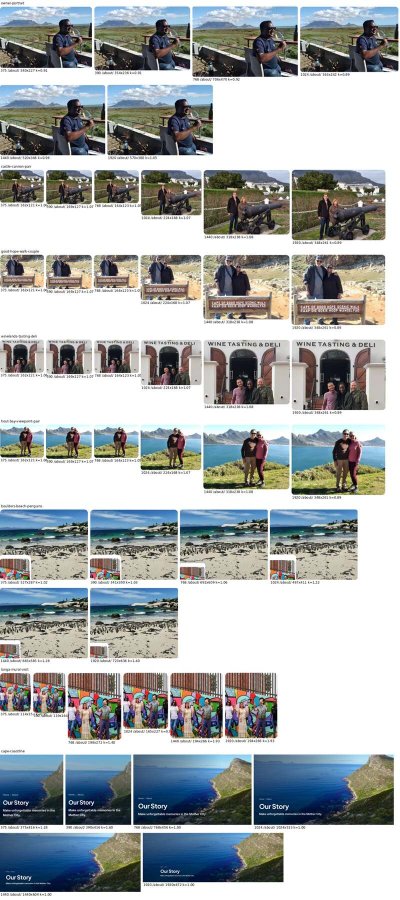
#> input picture audit/critic/about-strips.jpg, 799 x 1800 px (shown at 1/2 size); its folder holds 2 pictures in this run
$ python sift.py ../../audit/critic 5
#> lines starting #> are read from the running program, lines starting #| are printed output that depends on the picture
"""sift.py <dir> [min_inliers] : the same photograph however it is cropped, scaled, recompressed or re-toned. SIFT
keypoints on each image (longest side 800 px), Lowe's ratio test, then a RANSAC homography: a pair is flagged when at
least min_inliers (default 25) matches agree on one geometric transform. A crop or resize of one photograph fits with
hundreds of inliers; two different photographs of the same place fit with few or none, unless the scene is the same
flat object (a sign, a mural) or a burst. Every flagged pair is then looked at by eye. Data only."""
import sys, os, itertools
import numpy as np
import cv2
d = sys.argv[1]
MIN = int(sys.argv[2]) if len(sys.argv) > 2 else 25
sift = cv2.SIFT_create(nfeatures=1500)
F = {}
for f in sorted(os.listdir(d)):
    im = cv2.imread(os.path.join(d, f), cv2.IMREAD_GRAYSCALE)
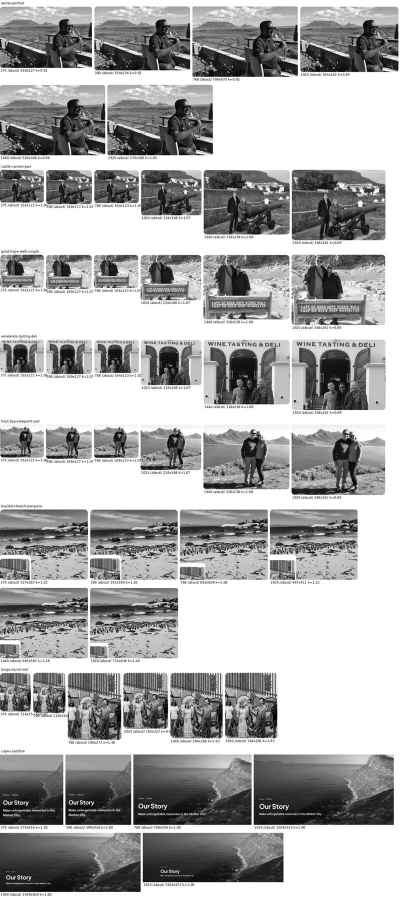
#> im: shape (1800, 799) (shown at 1/2 size); min 0, max 255, mean 171.3
    if im is None:
        print('unreadable', f); continue
    s = 800 / max(im.shape)
#> s = 0.444
    if s < 1:
        im = cv2.resize(im, (int(im.shape[1] * s), int(im.shape[0] * s)), interpolation=cv2.INTER_AREA)
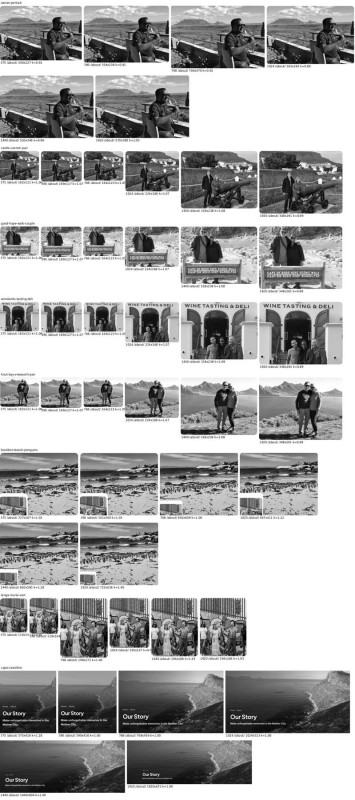
#> im: shape (800, 355); min 1, max 255, mean 171.3
    kp, des = sift.detectAndCompute(im, None)
#> kp = 1500 keypoints; strongest (x, y, size): (102, 319, 17.5), (60, 319, 18.2), (183, 432, 3.9), (241, 774, 15.7)
    F[f.rsplit('.', 1)[0]] = (np.float32([k.pt for k in kp]), des)
#> pass 2 of the loop `for f in sorted(os.listdir(d)):`:
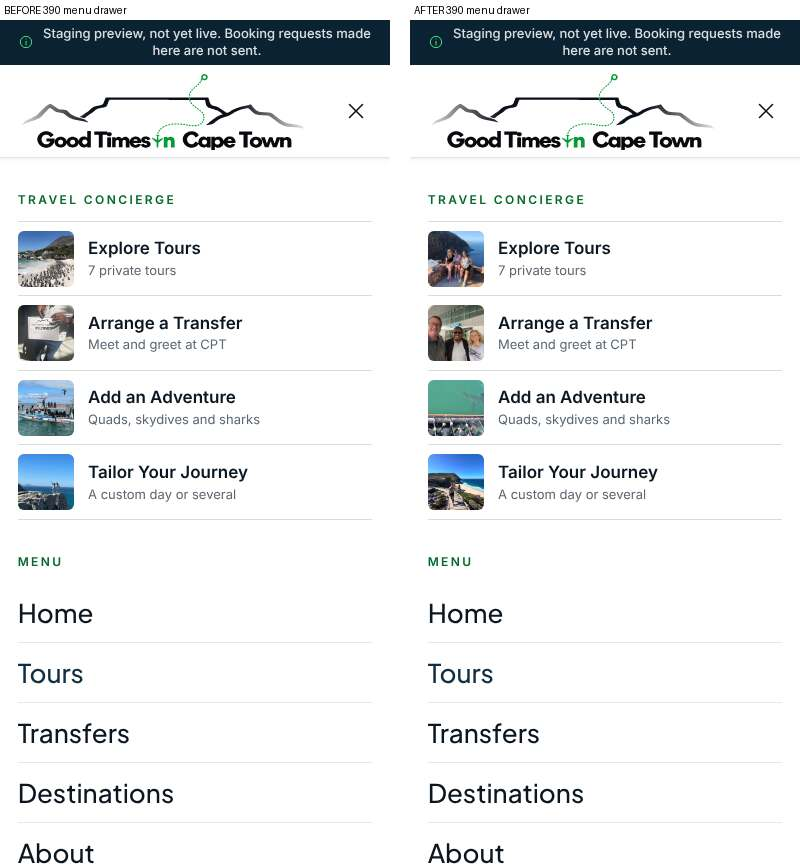
#> input picture audit/critic/drawer-390.jpg, 800 x 864 px
#> `im = cv2.imread(os.path.join(d, f), cv2.IMREAD_GRAYSCALE)`:
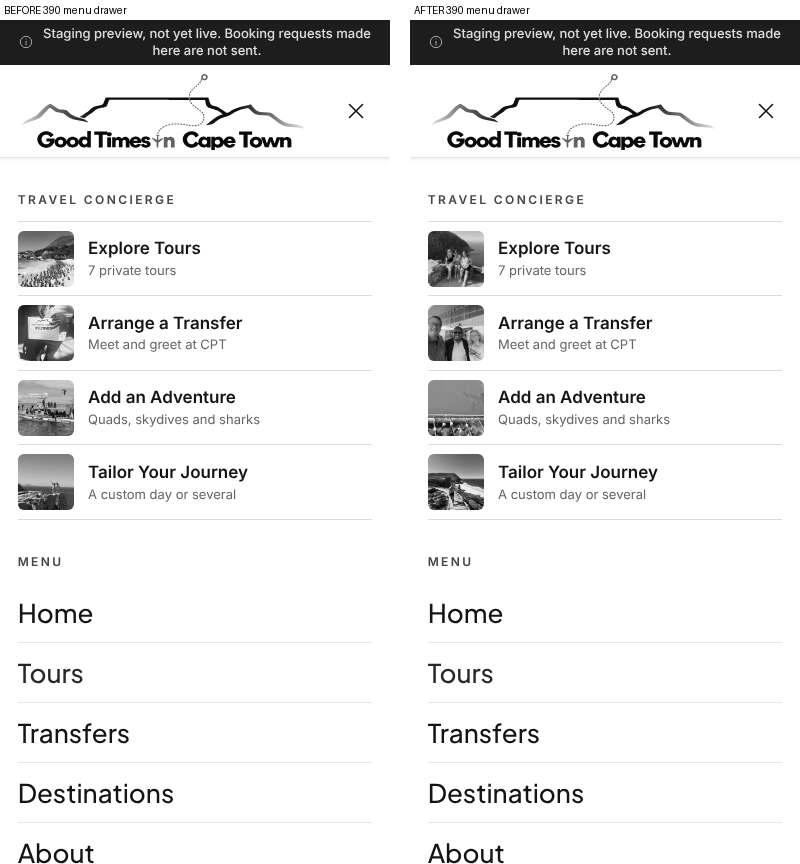
#> im: shape (864, 800); min 0, max 255, mean 232.1
#> kp = 1500 keypoints; strongest (x, y, size): (201, 131, 2.7), (189, 131, 2.6), (236, 131, 2.6), (78, 131, 2.7)
bf = cv2.BFMatcher(cv2.NORM_L2)
rows = []
for a, b in itertools.combinations(F, 2):
    (pa, da), (pb, db) = F[a], F[b]
    if da is None or db is None or len(da) < 8 or len(db) < 8:
        continue
    good = [m for m, n in (p for p in bf.knnMatch(da, db, k=2) if len(p) == 2) if m.distance < 0.75 * n.distance]
    if len(good) < 10:
        continue
    src = pa[[m.queryIdx for m in good]].reshape(-1, 1, 2)
    dst = pb[[m.trainIdx for m in good]].reshape(-1, 1, 2)
    H, mask = cv2.findHomography(src, dst, cv2.RANSAC, 5.0)
    inl = int(mask.sum()) if mask is not None else 0
    if inl >= MIN:
        rows.append((inl, len(good), a, b))
#> this loop made 1 pass
#> (a, b, good, mask, inl) on pass 1: ('about-strips', 'drawer-390', 15 matches, [0, 0, 0, 1, 1, 1, 0, 0, 0, 1, 1, 0, 0, 0, 0], 5)
#> pass 1, `(pa, da), (pb, db) = F[a], F[b]`:
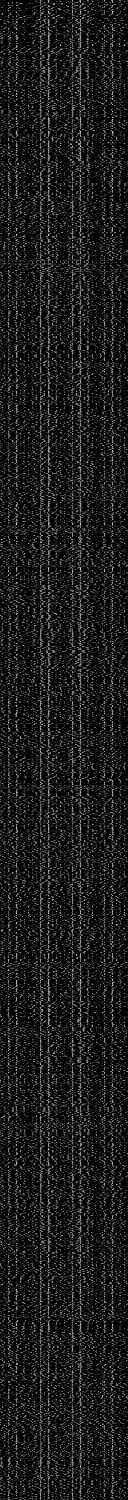
#> da: shape (1500, 128) float32; min 0, max 208, mean 25.6
#> pass 1, `(pa, da), (pb, db) = F[a], F[b]`:
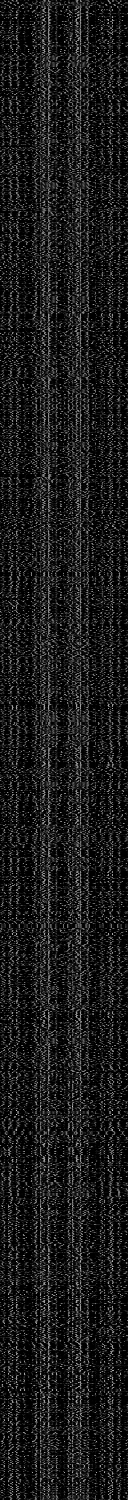
#> db: shape (1500, 128) float32; min 0, max 215, mean 27
#> after the loop, rows = [(5, 15, 'about-strips', 'drawer-390')]
rows.sort(reverse=True)
print(f'{len(F)} photographs, {len(F) * (len(F) - 1) // 2} pairs, {len(rows)} flagged (>= {MIN} RANSAC inliers)')
#| 2 photographs, 1 pairs, 1 flagged (>= 5 RANSAC inliers)
for r in rows: print('%4d inliers of %4d matches  %s  ~  %s' % r)
#> this loop made 1 pass
#|    5 inliers of   15 matches  about-strips  ~  drawer-390
